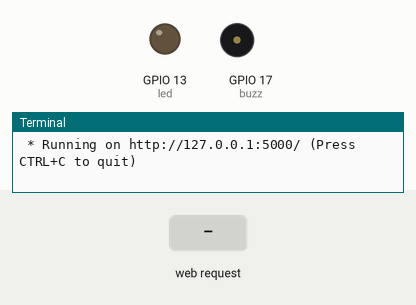
Recording of a program running on a simulated Raspberry Pi (BCM pin numbers). Shown: output pins drawn as LEDs (lit = HIGH), buzzer (waves = sounding), the last lines printed to the terminal. Inputs (shaded band) come from the test bench. The clock reads 2024-03-15 10:24:30 at power-on unless the program sets it.

Above: at 1.2 s.
1.3 s: HTTP request for /piezo/status received
At 2.3 s:
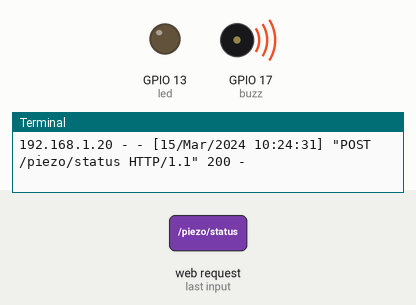
2.8 s: HTTP request for / received
Timing chart, 0 to 5.8 s (numbered marks = the images above; inputs shaded):
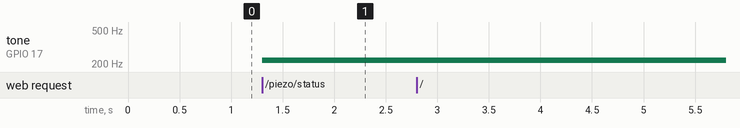

Measured:
- after the input at 1.3 s, tone on GPIO 17 (buzz): silent → 220 Hz at once

The program:

app.py
```python
from flask import Flask, render_template
from gpiozero import LED, TonalBuzzer

app = Flask(__name__)
led = LED(13)
buzz = TonalBuzzer(17)


@app.route('/')
def index():
    return render_template('index.html')


@app.before_request
def before():
    led.on()


@app.after_request
def after(response):
    led.off()
    return response


@app.route('/piezo/status', methods=['POST'])
def toggle():
    if buzz.is_active:
        buzz.stop()
    else:
        buzz.play(220)
    return {"status": buzz.is_active}


if __name__ == "__main__":
    app.run()
```
